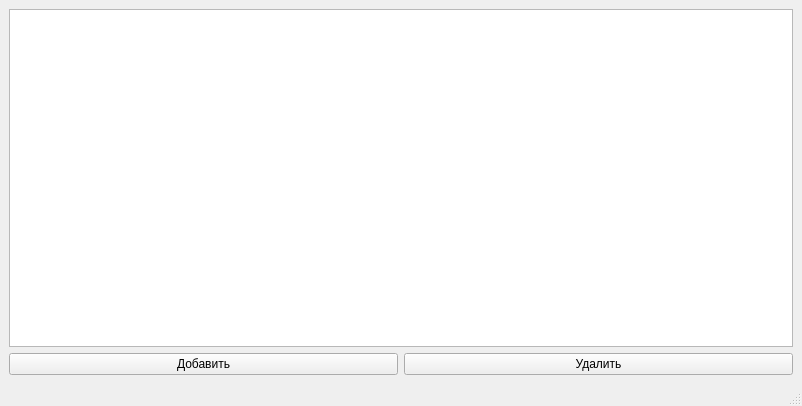
<?xml version="1.0" encoding="UTF-8"?>
<ui version="4.0">
 <class>ProgressMainWindow</class>
 <widget class="QMainWindow" name="ProgressMainWindow">
  <property name="geometry">
   <rect>
    <x>0</x>
    <y>0</y>
    <width>802</width>
    <height>406</height>
   </rect>
  </property>
  <property name="windowTitle">
   <string>MainWindow</string>
  </property>
  <widget class="QWidget" name="centralwidget">
   <layout class="QGridLayout" name="gridLayout">
    <item row="0" column="0">
     <layout class="QVBoxLayout" name="verticalLayout">
      <item>
       <widget class="QTableView" name="progressTable">
        <property name="editTriggers">
         <set>QAbstractItemView::NoEditTriggers</set>
        </property>
        <property name="selectionMode">
         <enum>QAbstractItemView::SingleSelection</enum>
        </property>
        <property name="selectionBehavior">
         <enum>QAbstractItemView::SelectRows</enum>
        </property>
       </widget>
      </item>
      <item>
       <layout class="QHBoxLayout" name="horizontalLayout">
        <item>
         <widget class="QPushButton" name="addProgressButton">
          <property name="text">
           <string>Добавить</string>
          </property>
         </widget>
        </item>
        <item>
         <widget class="QPushButton" name="removeProgressButton">
          <property name="text">
           <string>Удалить</string>
          </property>
         </widget>
        </item>
       </layout>
      </item>
     </layout>
    </item>
   </layout>
  </widget>
  <widget class="QMenuBar" name="menubar">
   <property name="geometry">
    <rect>
     <x>0</x>
     <y>0</y>
     <width>802</width>
     <height>26</height>
    </rect>
   </property>
  </widget>
  <widget class="QStatusBar" name="statusbar"/>
 </widget>
 <resources/>
 <connections/>
</ui>
